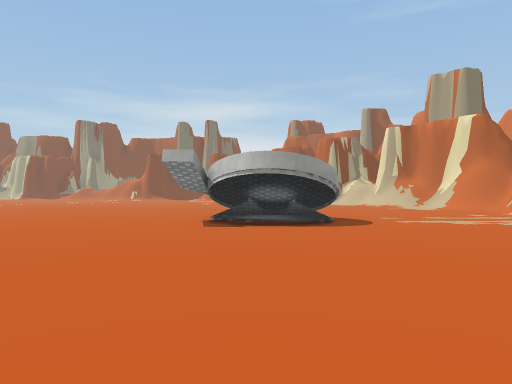
[1] (above)

24 first-person views from a walk through a 3-D level made in the Unity game engine. The camera is 1.3 m above the floor, looks level and sees 70° across. The floor is counted in squares, 2 m on a side. Each view is taken from the middle of a square. On the plan, view 1 faces up. The plan holds only what a view shows up to about 11 squares ahead; the rest is blank. The place goes on beyond the plan. Some surface patterns are stand-ins.

[2]
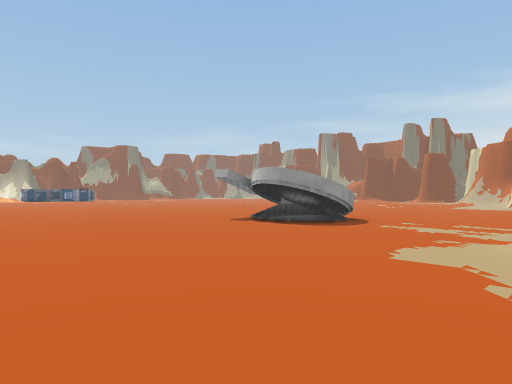

[3]
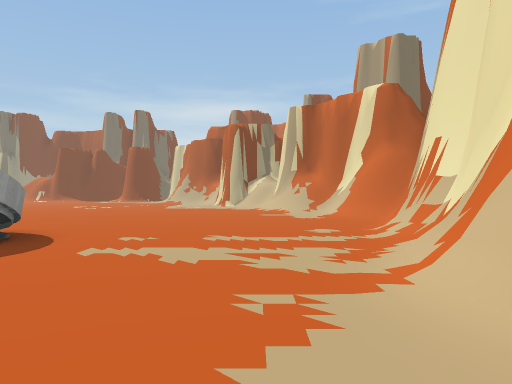

[4]
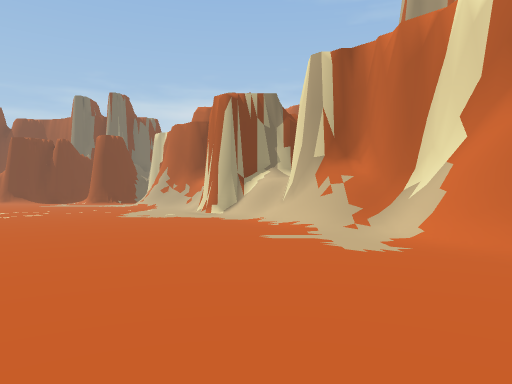

[5]
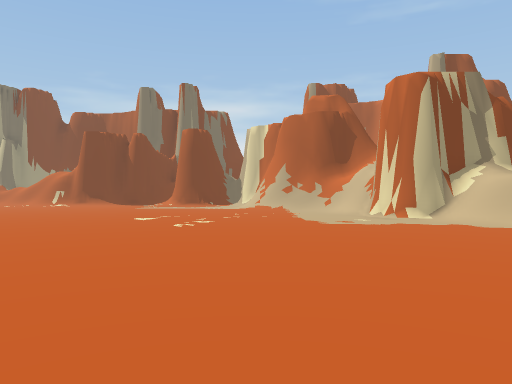

[6]
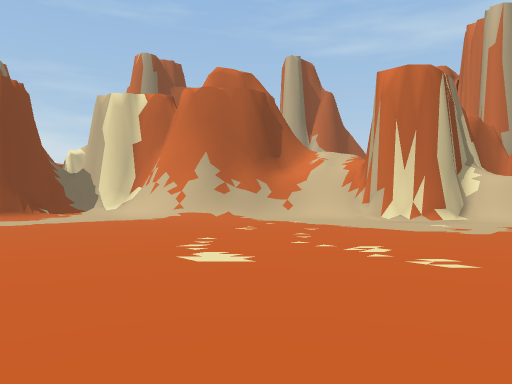

[7]
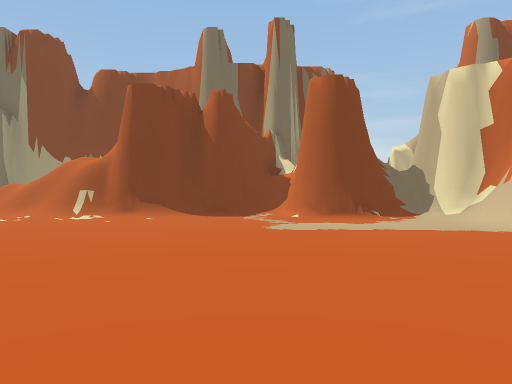

[8]
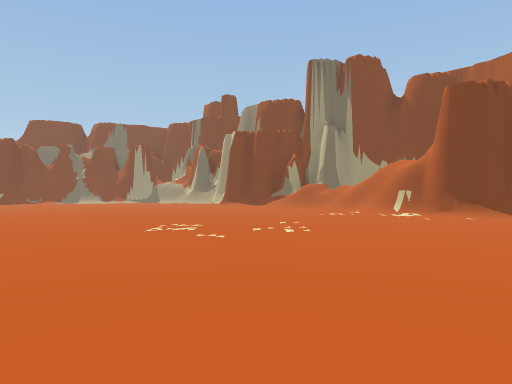

[9]
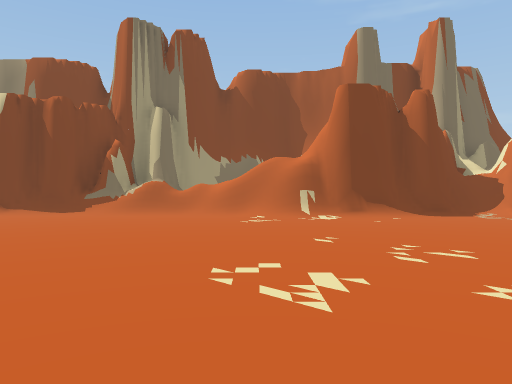

[10]
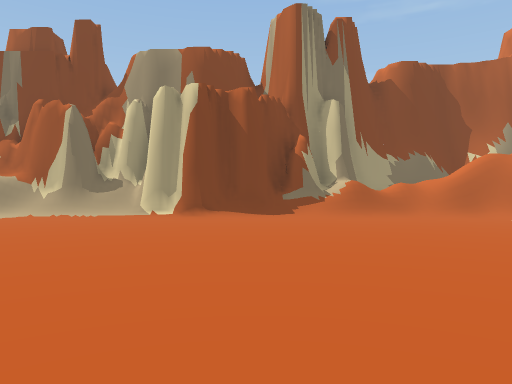

[11]
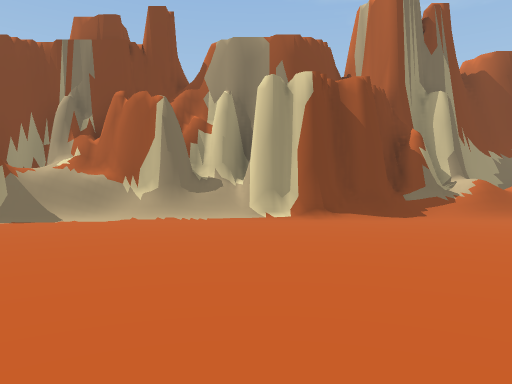

[12]
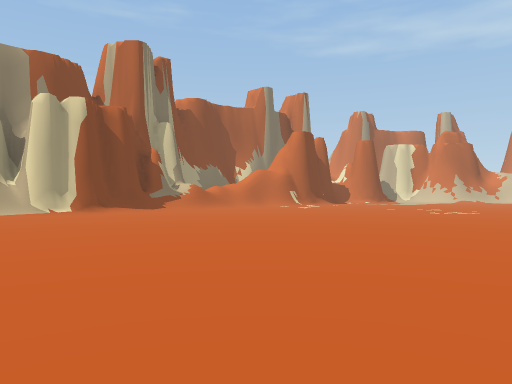

[13]
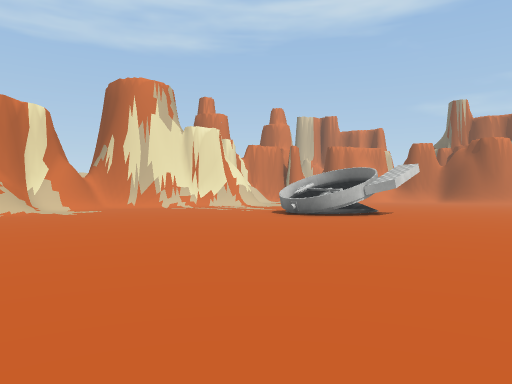

[14]
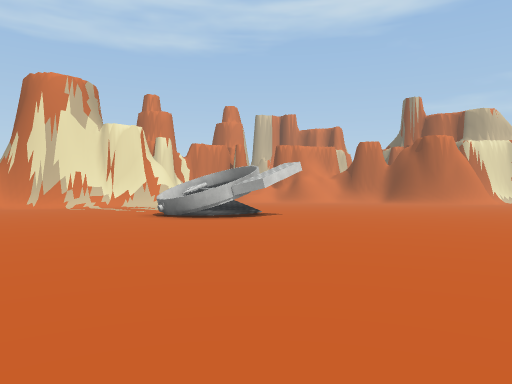

[15]
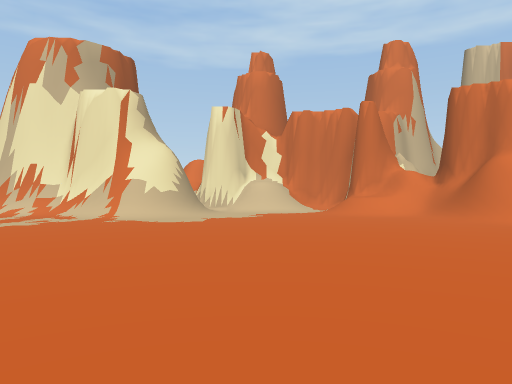

[16]
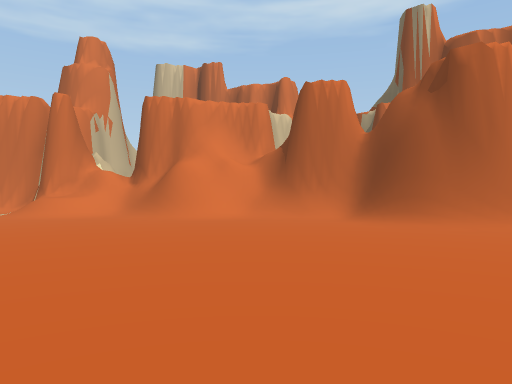

[17]
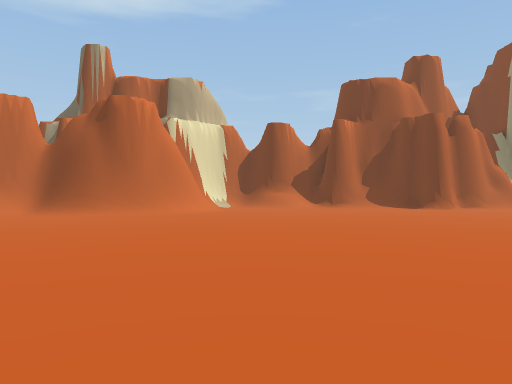

[18]
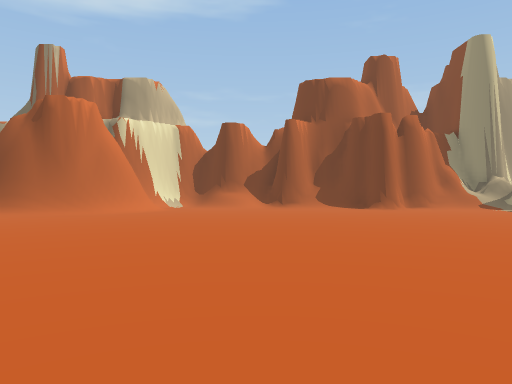

[19]
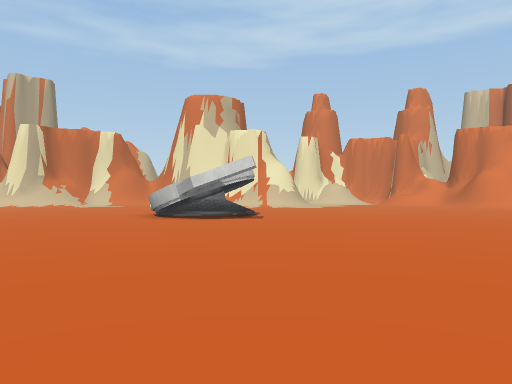

[20]
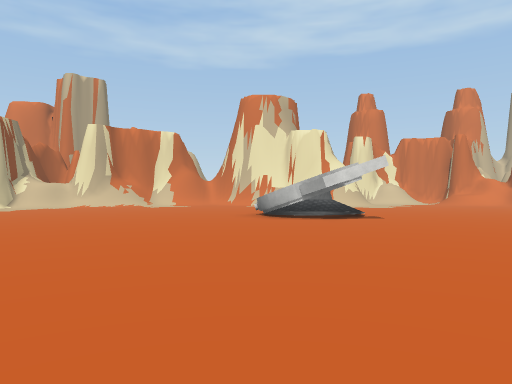

[21]
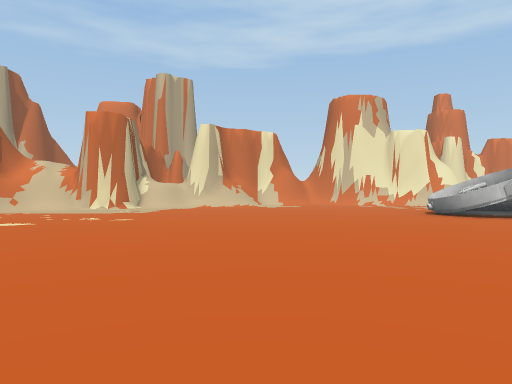

[22]
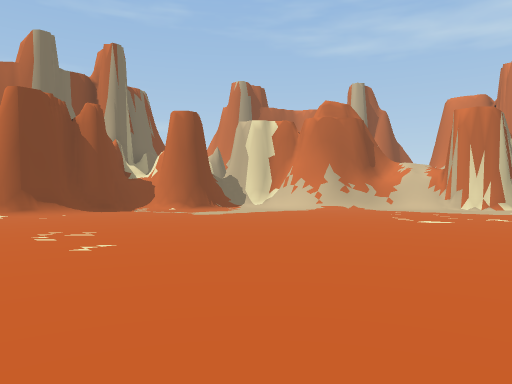

[23]
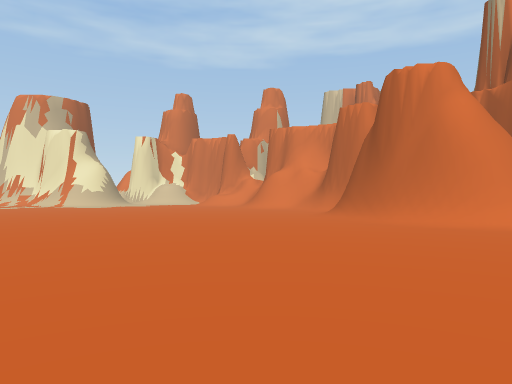

[24]
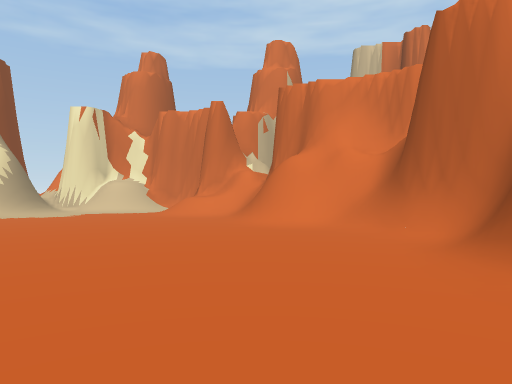

### Floor plan
Key: @ floor where view 1 was taken; # wall or solid block; . floor; / step, stairs or slope; = window, fence, low wall or low ledge; O other object.
Columns run from 24 left of view 1 to 8 right of it. Each row starts with its distance up from view 1.
 32   ###    ##
 31 #####  ###///
 30 #///####/////########
 29 ........./////#####/#####
 28 ..................../##/#
 27 ........................#
 26 ........................##
 25  .......................###
 24   ......................//##
 23   ......................../#
 22   .........................##
 21  ........................../#
 20  ...........................###
 19  ......... ................./##
 18  ....        ................/#
 17              ................/#
 16                ...............##
 15               ................/##
 14                ................/#
 13                 .............../#
 12                 ................/
 11                .................#
 10               ..........#O...../#
  9                ........##=...../#
  8                ........###.....##
  7               ................/#
  6                .............../#
  5                 ...............##
  4                ..................
  3                ..................
  2               ...................
  1              .................../
  0              ...........@......//
 -1             ...................//
 -2            ................./=#//
 -3            .................//=##
 -4           .............////#=/##
 -5           ............#######/#

Where each view was taken, in squares from view 1:
view 1: 0 up, 0 right, facing up
view 2: 0 up, 7 right, facing up-left
view 3: 4 up, 5 right, facing up
view 4: 9 up, 5 right, facing up
view 5: 11 up, 0 right, facing up
view 6: 17 up, 5 left, facing up-right
view 7: 19 up, 5 left, facing up
view 8: 18 up, 5 left, facing up-left
view 9: 19 up, 11 left, facing up
view 10: 20 up, 17 left, facing up
view 11: 21 up, 20 left, facing up
view 12: 18 up, 23 left, facing up-right
view 13: 18 up, 6 left, facing down-right
view 14: 15 up, 8 left, facing down-right
view 15: 3 up, 3 left, facing right
view 16: 3 up, 3 left, facing down-right
view 17: 6 up, 5 left, facing down
view 18: 6 up, 7 left, facing down
view 19: 7 up, 10 left, facing right
view 20: 10 up, 10 left, facing right
view 21: 15 up, 10 left, facing right
view 22: 17 up, 11 left, facing up-right
view 23: 2 down, 10 left, facing right
view 24: 2 down, 3 left, facing right
